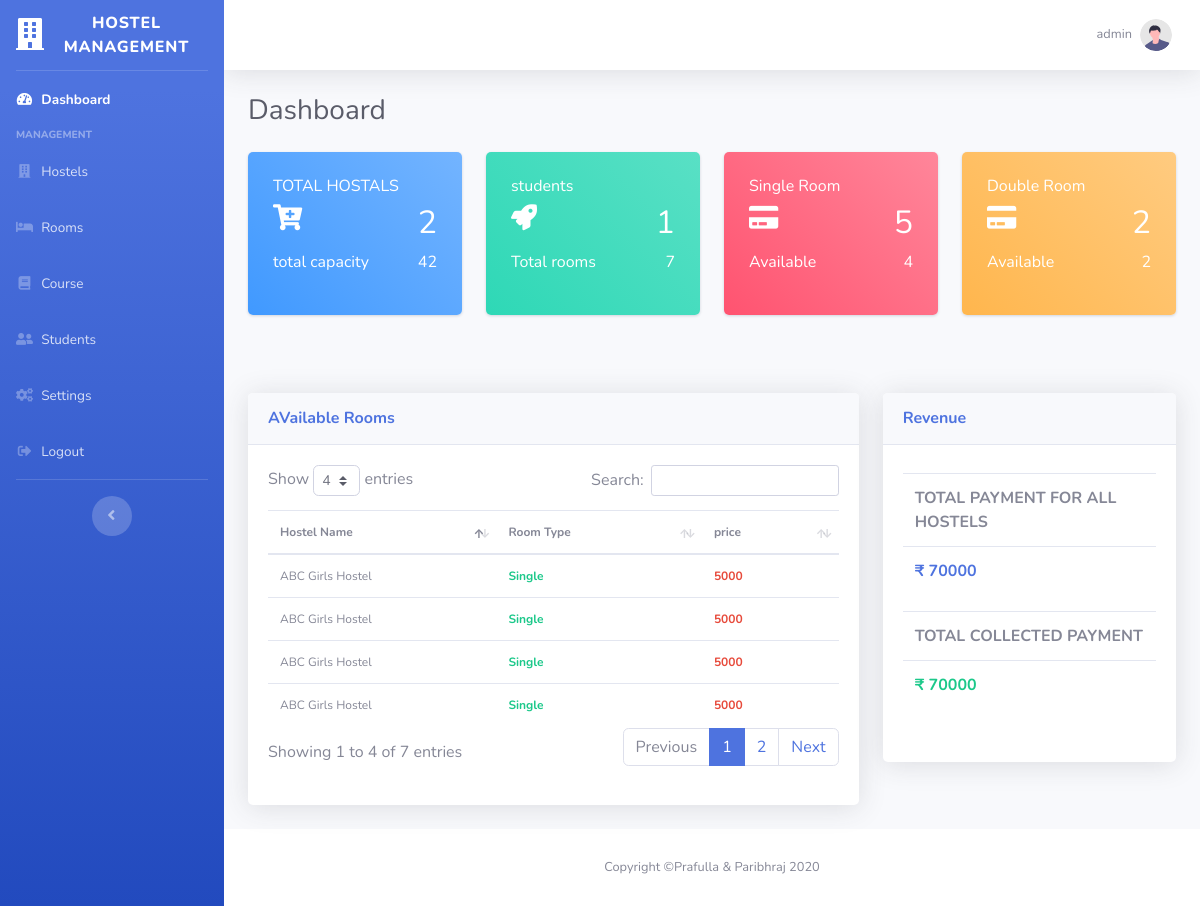
Page /Admin/index.php (signed in) on the committed database.
### tables this page shows
CREATE TABLE `room` (
  `rid` mediumint(9) NOT NULL,
  `hname` varchar(255) DEFAULT NULL,
  `rno` mediumint(9) DEFAULT NULL,
  `rprice` int(11) NOT NULL,
  `rtype` varchar(255) DEFAULT NULL,
  `status` varchar(255) DEFAULT '0'
);

### Admin/dashboard.php (the view, shortened to what this page needs)
<?php
include('include/header.php');
$sql = "SELECT count(hid) FROM hostel";
$result = $conn->query($sql);
$row = mysqli_fetch_row($result);
$thostel = $row[0];
$sql = "SELECT sum(hcap) as capac FROM hostel";
$result = $conn->query($sql);
$row = mysqli_fetch_array($result);
$tcap = $row['capac']+0;
$sql = "SELECT count(sid) FROM student";
$result = $conn->query($sql);
$row = mysqli_fetch_row($result);
$tstudent = $row[0];
$sql = "SELECT count(rid) FROM room";
$result = $conn->query($sql);
$row = mysqli_fetch_row($result);
$troom = $row[0];
$sql = "SELECT count(rid) FROM room where rtype = 'Single'";
$result = $conn->query($sql);
$row = mysqli_fetch_row($result);
$sbed = $row[0];
$sql = "SELECT count(rid) FROM room where status = '0' and rtype = 'Single' ";
$result = $conn->query($sql);
$row = mysqli_fetch_row($result);
$savl = $row[0];
$sql = "SELECT count(rid) FROM room where rtype = 'Double'";
$result = $conn->query($sql);
$row = mysqli_fetch_row($result);
$dbed = $row[0];
$sql = "SELECT COUNT(rid) FROM room WHERE rtype = 'Double' and status = '0' or status = '2'";
$result = $conn->query($sql);
$row = mysqli_fetch_row($result);
$davl = $row[0];
?>
<div class="container-fluid">
    <div class="d-sm-flex align-items-center justify-content-between mb-4">
        <h1 class="h3 mb-0 text-gray-800">Dashboard</h1>
    </div>
    <div class="row">
        <div class="col-md-4 col-xl-3">
            <div class="card bg-c-blue order-card">
                <div class="card-block">
                    <h6 class="m-b-20">TOTAL HOSTALS</h6>
                    <h2 class="text-right">
                        <i class="fa fa-cart-plus f-left"></i>
                        <span><?php echo $thostel; ?></span></h2>
                    <p class="m-b-0">total capacity<span class="f-right"><?php echo $tcap; ?></span></p>
                </div>
            </div>
        </div>
        <div class="col-md-4 col-xl-3">
            <div class="card bg-c-green order-card">
                <div class="card-block">
                    <h6 class="m-b-20">students</h6>
                    <h2 class="text-right">
                        <i class="fa fa-rocket f-left"></i>
                        <span><?php echo $tstudent; ?></span></h2>
                    <p class="m-b-0">Total rooms<span class="f-right"><?php echo $troom; ?></span></p>
                </div>
            </div>
        </div>
        <div class="col-md-4 col-xl-3">
            <div class="card bg-c-pink order-card">
                <div class="card-block">
                    <h6 class="m-b-20">Single Room</h6>
                    <h2 class="text-right">
                        <i class="fa fa-credit-card f-left"></i>
                        <span><?php echo $sbed; ?></span></h2>
                    <p class="m-b-0">Available
                        <span class="f-right"><?php echo $savl; ?></span></p>
                </div>
            </div>
        </div>
        <div class="col-md-4 col-xl-3">
            <div class="card bg-c-yellow order-card">
                <div class="card-block">
                    <h6 class="m-b-20">Double Room</h6>
                    <h2 class="text-right">
                        <i class="fa fa-credit-card f-left"></i>
                        <span><?php echo $dbed; ?></span></h2>
                    <p class="m-b-0">Available<span class="f-right"><?php echo $davl; ?></span></p>
                </div>
            </div>
        </div>
    </div>
    <div class="row mt-5">
        <div class="col-xl-8 col-lg-7">
            <div class="card shadow mb-4">
                <div
                    class="card-header py-3 d-flex flex-row align-items-center justify-content-between">
                    <h6 class="m-0 font-weight-bold text-primary">AVailable Rooms</h6>
                </div>
                <div class="card-body">
                    <div class="chart-area">
                        <table class="table roomdetail" style="font-size: 12px;">
                            <thead>
                                <th>Hostel Name</th>
                                <th>Room Type</th>
                                <th>price</th>
                            </thead>
                            <tbody>
                                <?php
                                            $sql = "SELECT * FROM room ";
                                            $result = $conn->query($sql);
                                            while($row = $result->fetch_assoc()){
                                            echo'
                                            <tr>
                                                <td>'.$row["hname"].'</td>
                                                <td class="font-weight-bold text-success">'.$row["rtype"].'</td>
                                                <td class="font-weight-bold text-danger">'.$row["rprice"].'</td>
                                            </tr>';
                                            }
                                            ?>
                            </tbody>
                        </table>
                    </div>
                </div>
            </div>
        </div>
        <div class="col-xl-4 col-lg-5">
            <div class="card shadow mb-4">
                <div
                    class="card-header py-3 d-flex flex-row align-items-center justify-content-between">
                    <h6 class="m-0 font-weight-bold text-primary">Revenue
                    </h6>
                </div>
                <?php
                $sql = "SELECT sum(TotalPayment) as tpay, sum(Paymentdone) as payd FROM student";
                $result = $conn->query($sql);
                $row = mysqli_fetch_assoc($result);
                $tpayment = $row['tpay']+0;
                $paymentdone = $row['payd']+0;
                ?>
                <div class="card-body">
                    <div class="chart-pie  pt-2 pb-2">
                    <table class="table">
                        <th class="text-uppercase">total payment for all hostels</th>
                        <tr>
                            <td class="font-weight-bold text-primary">₹ <?php echo $tpayment; ?></td>
                        </tr>
                    </table>
                    <table class="table">
                        <th class="text-uppercase">total collected payment</th>
                        <tr>
                            <td class="font-weight-bold text-success">₹ <?php echo $paymentdone; ?></td>
                        </tr>
                    </table>
                    </div>
                </div>
            </div>
        </div>
    </div>
</div>
<?php include('include/footer.php') ?>

### Admin/css/custom.css (style rules this page uses)
.order-card { color: #fff; }
.bg-c-blue { background: linear-gradient(45deg,#4099ff,#73b4ff); }
.bg-c-green { background: linear-gradient(45deg,#2ed8b6,#59e0c5); }
.bg-c-yellow { background: linear-gradient(45deg,#FFB64D,#ffcb80); }
.bg-c-pink { background: linear-gradient(45deg,#FF5370,#ff869a); }
.card { border-radius: 5px; -webkit-box-shadow: 0 1px 2.94px 0.06px rgba(4,26,55,0.16); box-shadow: 0 1px 2.94px 0.06px rgba(4,26,55,0.16); border: none; margin-bottom: 30px; -webkit-transition: all 0.3s ease-in-out; transition: all 0.3s ease-in-out; }
.card .card-block { padding: 25px; }
.order-card i { font-size: 26px; }
.f-left { float: left; }
.f-right { float: right; }

### rows in the picture
room: hname "ABC Girls Hostel", rtype "Single", rprice "5000"
room: hname "ABC Girls Hostel", rtype "Single", rprice "5000"
room: hname "ABC Girls Hostel", rtype "Single", rprice "5000"
room: hname "ABC Girls Hostel", rtype "Single", rprice "5000"

### other values in the picture
$_SESSION["username"] "admin"
$thostel "2"
$tcap "42"
$tstudent "1"
$troom "7"
$sbed "5"
$savl "4"
$dbed "2"
$davl "2"
$tpayment "70000"
$paymentdone "70000"
